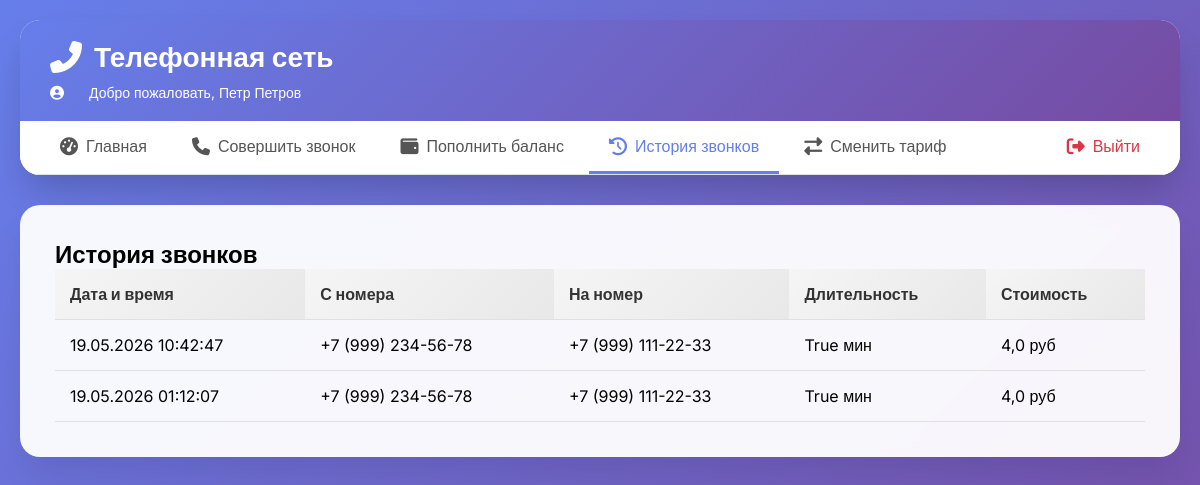
Screenshot of /history/ (signed in) with the database file from the repository.
### billing/models.py (models this page shows, shortened)
class Client(models.Model):
    name = models.CharField(max_length=100)
    balance = models.FloatField(default=0.0)
    tariff = models.ForeignKey(Tariff, on_delete=models.SET_NULL, null=True)
    username = models.CharField(max_length=50, unique=True, default='user')
    password = models.CharField(max_length=128, default='password')
    is_admin = models.BooleanField(default=False)
    class Meta:
        db_table = 'clients'

class Call(models.Model):
    start_time = models.DateTimeField(auto_now_add=True)
    duration_sec = models.IntegerField()
    cost = models.FloatField(default=0.0)
    from_device = models.ForeignKey(
        Device, on_delete=models.CASCADE, related_name='outgoing_calls')
    to_device = models.ForeignKey(
        Device, on_delete=models.CASCADE, related_name='incoming_calls')
    class Meta:
        db_table = 'calls'

class Device(models.Model):
    DEVICE_TYPES = [
        ('mobile', 'Мобильный'),
        ('home', 'Домашний'),
    ]
    phone_number = models.CharField(max_length=20, unique=True)
    device_type = models.CharField(max_length=10, choices=DEVICE_TYPES)
    client = models.ForeignKey(
        Client, on_delete=models.CASCADE, related_name='devices')
    class Meta:
        db_table = 'devices'

### billing/views.py (the view)
# urls.py: path('history/', views.call_history, name='history'),
def call_history(request):
    if 'client_id' not in request.session:
        return redirect('login')
    client = Client.objects.get(id=request.session['client_id'])
    device_ids = client.devices.values_list('id', flat=True)
    calls = Call.objects.filter(from_device_id__in=device_ids).order_by('-start_time')
    return render(request, 'billing/call_history.html', {
        'calls': calls,
        'client_name': client.name,
    })

### billing/templates/billing/call_history.html
{% extends 'billing/base.html' %} {% block content %}
<h2>История звонков</h2>
{% if calls %}
<table>
  <thead>
    <tr>
      <th>Дата и время</th>
      <th>С номера</th>
      <th>На номер</th>
      <th>Длительность</th>
      <th>Стоимость</th>
    </tr>
  </thead>
  <tbody>
    {% for call in calls %}
    <tr>
      <td>{{ call.start_time|date:"d.m.Y H:i:s" }}</td>
      <td>{{ call.from_device.phone_number }}</td>
      <td>{{ call.to_device.phone_number }}</td>
      <td>{{ call.duration_sec|divisibleby:60 }} мин</td>
      <td>{{ call.cost }} руб</td>
    </tr>
    {% endfor %}
  </tbody>
</table>
{% else %}
<p>Звонков пока нет</p>
{% endif %} {% endblock %}

### billing/templates/billing/base.html (shortened to what this page needs)
<!doctype html>
<html lang="ru">
  <head>
    <link
      rel="stylesheet"
      href="https://cdnjs.cloudflare.com/ajax/libs/font-awesome/6.4.0/css/all.min.css"
    />
  </head>
  <body>
    <div class="container">
      <div class="header">
        <div class="header-top">
          <h1>
            <i class="fas fa-phone-alt"></i>
            Телефонная сеть
          </h1>
          {% if request.session.client_id %}
          <div class="user-info">
            <i class="fas fa-user-circle"></i>
            <span
              >Добро пожаловать, {{ client_name|default:"Пользователь" }}</span
            >
          </div>
          {% endif %}
        </div>
        {% if request.session.client_id %}
        <div class="nav-menu">
          <a
            href="{% url 'dashboard' %}"
            class="{% if request.resolver_match.url_name == 'dashboard' %}active{% endif %}"
          >
            <i class="fas fa-tachometer-alt"></i> Главная
          </a>
          <a
            href="{% url 'make_call' %}"
            class="{% if request.resolver_match.url_name == 'make_call' %}active{% endif %}"
          >
            <i class="fas fa-phone"></i> Совершить звонок
          </a>
          <a
            href="{% url 'topup' %}"
            class="{% if request.resolver_match.url_name == 'topup' %}active{% endif %}"
          >
            <i class="fas fa-wallet"></i> Пополнить баланс
          </a>
          <a
            href="{% url 'history' %}"
            class="{% if request.resolver_match.url_name == 'history' %}active{% endif %}"
          >
            <i class="fas fa-history"></i> История звонков
          </a>
          <a
            href="{% url 'change_tariff' %}"
            class="{% if request.resolver_match.url_name == 'change_tariff' %}active{% endif %}"
          >
            <i class="fas fa-exchange-alt"></i> Сменить тариф
          </a>
          <a href="{% url 'logout' %}" class="logout-link">
            <i class="fas fa-sign-out-alt"></i> Выйти
          </a>
        </div>
        {% endif %}
      </div>
      <div class="content">{% block content %}{% endblock %}</div>
    </div>
  </body>
</html>

### billing/templates/billing/base.html (style rules this page uses)
* { margin: 0; padding: 0; box-sizing: border-box; }
body { font-family: "Inter", sans-serif; background: linear-gradient(135deg, #667eea 0%, #764ba2 100%); min-height: 100vh; }
.container { max-width: 1400px; margin: 0 auto; padding: 20px; }
.header { background: rgba(255, 255, 255, 0.95); backdrop-filter: blur(10px); border-radius: 20px; padding: 0; margin-bottom: 30px; box-shadow: 0 20px 35px -8px rgba(0, 0, 0, 0.2); overflow: hidden; }
.header-top { background: linear-gradient(135deg, #667eea 0%, #764ba2 100%); padding: 20px 30px; color: white; }
.header-top h1 { font-size: 28px; font-weight: 700; display: flex; align-items: center; gap: 12px; }
.header-top h1 i { font-size: 32px; }
.user-info { display: flex; align-items: center; gap: 20px; margin-top: 10px; font-size: 14px; }
.user-info i { margin-right: 5px; }
.nav-menu { background: white; padding: 0 20px; border-bottom: 1px solid #e0e0e0; display: flex; flex-wrap: wrap; gap: 5px; }
.nav-menu a { display: inline-flex; align-items: center; gap: 8px; padding: 15px 20px; text-decoration: none; color: #555; font-weight: 500; transition: all 0.3s; border-bottom: 3px solid transparent; position: relative; }
.nav-menu a i { font-size: 18px; }
.nav-menu a.active { color: #667eea; border-bottom-color: #667eea; }
.logout-link { margin-left: auto; color: #dc3545 !important; }
.content { background: rgba(255, 255, 255, 0.95); backdrop-filter: blur(10px); border-radius: 20px; padding: 35px; box-shadow: 0 20px 35px -8px rgba(0, 0, 0, 0.1); }
table { width: 100%; border-collapse: collapse; }
th, td { padding: 15px; text-align: left; border-bottom: 1px solid #e0e0e0; }
th { background: linear-gradient(135deg, #f5f5f5 0%, #e8e8e8 100%); font-weight: 700; color: #333; }

### rows the page displays
Client: name "Петр Петров"
Call: start_time "19.05.2026 10:42:47", from_device.phone_number "+7 (999) 234-56-78", to_device.phone_number "+7 (999) 111-22-33", duration_sec|divisibleby "True", cost "4,0"
Call: start_time "19.05.2026 01:12:07", from_device.phone_number "+7 (999) 234-56-78", to_device.phone_number "+7 (999) 111-22-33", duration_sec|divisibleby "True", cost "4,0"
